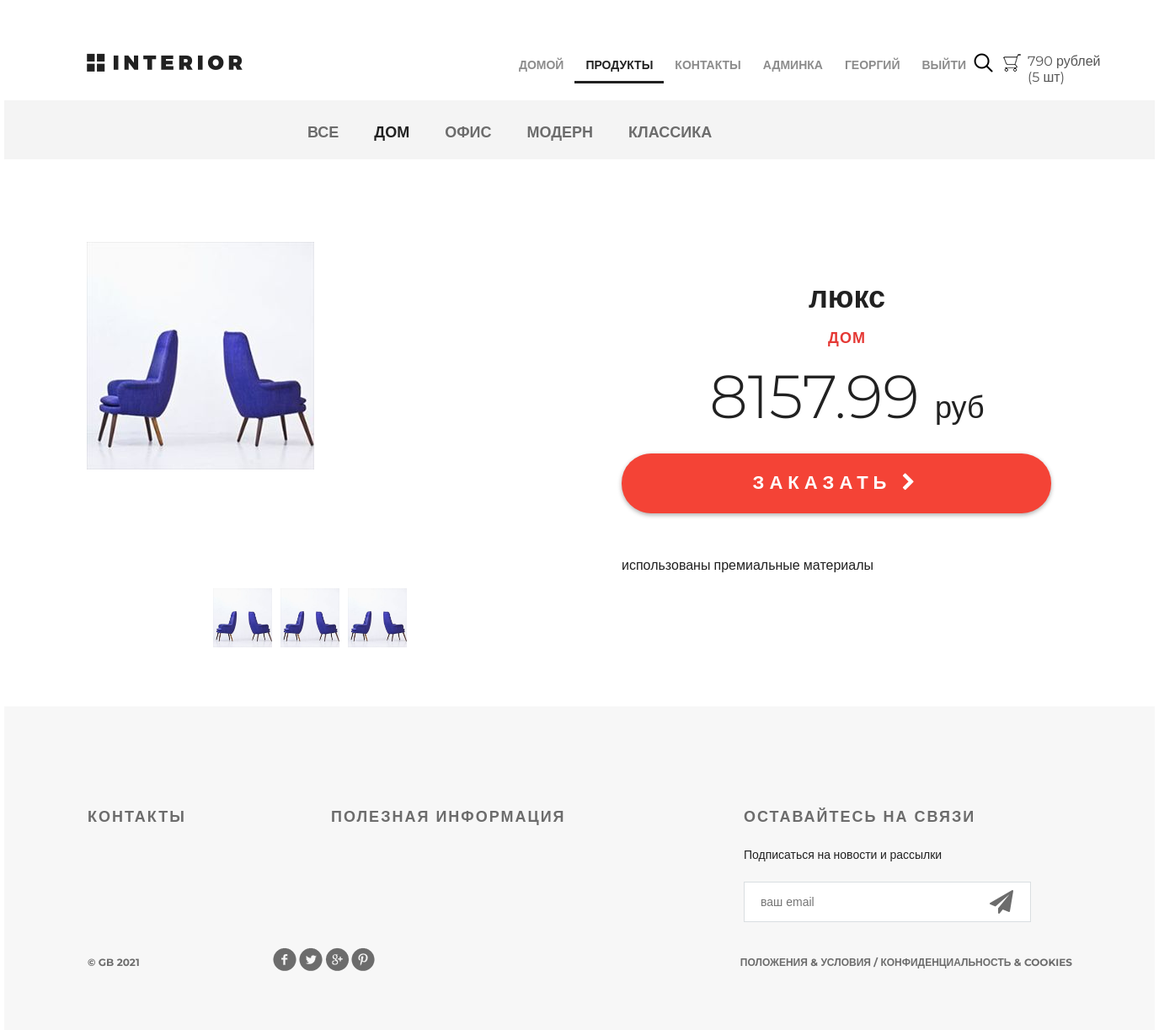
The app's page /products/product/1/ (signed in), older data.
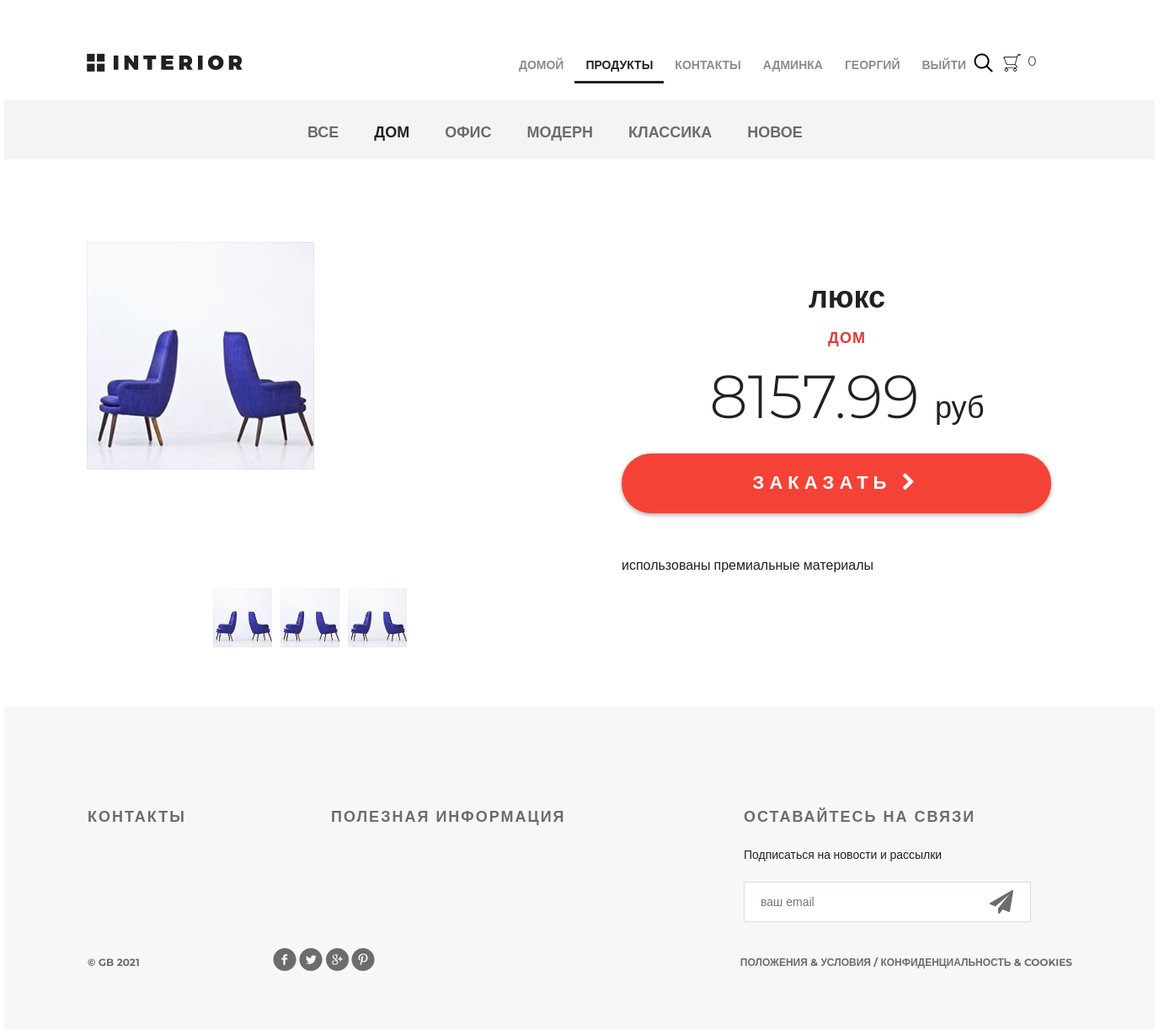
The same page, newer data.
### basketapp/models.py (models this page shows)
class Basket(models.Model):
    user = models.ForeignKey(settings.AUTH_USER_MODEL, on_delete=models.CASCADE, related_name='basket')
    product = models.ForeignKey(Product, on_delete=models.CASCADE)
    quantity = models.PositiveSmallIntegerField(default=0)
    created_at = models.DateField(auto_now_add=True)
    @property
    def cost_product(self):
        return self.product.price * self.quantity
    @property
    def total_quantity(self):
        items = Basket.objects.filter(user=self.user)
        _total_quantity = sum(list(map(lambda x: x.quantity, items)))
        return _total_quantity
    @property
    def total_cost(self):
        items = Basket.objects.filter(user=self.user)
        _total_cost = sum(list(map(lambda x: x.cost_product, items)))
        return _total_cost

### authapp/models.py (models this page shows, shortened)
class ShopUser(AbstractUser):
    avatar = models.ImageField(upload_to='users', blank=True)
    age = models.PositiveSmallIntegerField(default=18, verbose_name='Возраст')

### mainapp/models.py (models this page shows, shortened)
class Product(models.Model):
    category = models.ForeignKey(ProductCategory, on_delete=models.CASCADE)
    name = models.CharField(max_length=128, verbose_name='Название')
    image = models.ImageField(upload_to='products_images', blank=True)
    short_desc = models.CharField(max_length=255, blank=True)
    description = models.TextField(verbose_name='Описание')
    price = models.DecimalField(max_digits=8, decimal_places=2, verbose_name='Цена', default=0)
    quantity = models.PositiveSmallIntegerField(default=0, verbose_name='Количество')
    is_active = models.BooleanField(default=True)
    class Meta:
        verbose_name = 'продукт'
        verbose_name_plural = 'продукты'

class ProductCategory(models.Model):
    name = models.CharField(max_length=64, unique=True, verbose_name='Название')
    description = models.TextField(verbose_name='Описание')
    is_active = models.BooleanField(default=True)
    class Meta:
        verbose_name = 'категория'
        verbose_name_plural = 'категории'

### mainapp/views.py (the view)
# urls.py: path('product/<int:pk>/', mainapp.product, name='product'),
def product(request, pk):
    links_menu = ProductCategory.objects.filter(is_active=True)
    context = {
        'basket': user_basket(request.user),
        'links_menu': links_menu,
        'product': get_object_or_404(Product, pk=pk)
    }
    return render(request, 'mainapp/product.html', context)

### mainapp/views.py (called while the page is built)
def user_basket(user):
    if user.is_authenticated:
        return Basket.objects.filter(user=user)

### mainapp/templates/mainapp/product.html (shortened to what this page needs)
{% extends 'mainapp/base.html' %}
{% load static %}
{% block content %}
    <div class="hero-white">
        <div class="header clearfix">
            {% include 'mainapp/includes/inc_main_menu.html' %}
        </div>
    </div>
    <div class="details">
        {% include 'mainapp/includes/inc_products_menu.html' %}
        <div class="details-products">
            <div class="details-slider">
                <div class="slider-product">
                    <img src="/media/{{ product.image }}">
                </div>
                <div class="slider-control">
                    <div class="block">
                        <a href="#"><img src="/media/{{ product.image }}" alt="">
                        </a>
                    </div>
                    <div class="block">
                        <a href="#"><img src="/media/{{ product.image }}" alt="">
                        </a>
                    </div>
                    <div class="block">
                        <a href="#"><img src="/media/{{ product.image }}" alt="">
                        </a>
                    </div>
                </div>
            </div>
            <div class="description">
                <h3 class="big-bold">{{ product.name }}</h3>
                <h3 class="red">{{ product.category.name }}</h3>
                <p class="price"> {{ product.price }} <span>руб</span></p>
                <a href="{% url 'basketapp:basket_add' product.pk %}" class="red-button">
                    заказать <i class="fa fa-chevron-right" aria-hidden="true"></i>
                </a>
                <div class="description-text">
                    <p>{{ product.short_desc }}</p>
                </div>
            </div>
        </div>
    </div>
{% endblock %}

### mainapp/templates/mainapp/includes/inc_main_menu.html
{% load static %}
<a href="{% url 'index' %}" class="logo"></a>
<ul class="menu">
    <li><a href="{% url 'index' %}"
           class="{% if request.resolver_match.url_name == 'index' %}active{% endif %}">домой</a></li>
    <li><a href="{% url 'products:products' %}"
           class="{% if request.resolver_match.namespace == 'products' %}active{% endif %}">продукты</a></li>
    <li><a href="{% url 'contact' %}" class="{% if request.resolver_match.url_name == 'contact' %}active{% endif %}">контакты</a>
    </li>
    {% if user.is_authenticated %}
        {% if user.is_superuser %}
            <li><a href="{% url 'adminapp:users' %}">Админка</a></li>
        {% endif %}
        <li><a href="{% url 'authapp:edit' %}">{% if user.first_name %} {{ user.first_name }} {% else %}
            Пользователь{% endif %}</a></li>
        <li><a href="{% url 'authapp:logout' %}">выйти</a></li>
    {% else %}
        <li><a href="{% url 'authapp:register' %}">регистрация</a></li>
        <li><a href="{% url 'authapp:login' %}">войти</a></li>
    {% endif %}
</ul>
<a href="#" class="search"></a>
<a href="{% url 'basketapp:basket' %}" class="basket">
<span>
    {% if basket %}
        {{ basket.0.total_cost|floatformat:0 }} рублей
        <br>
        ({{ basket.0.total_quantity }} шт)
    {% else %} 0
    {% endif %}
</span>
</a>

### mainapp/templates/mainapp/includes/inc_products_menu.html
<div class="links clearfix">
  <ul class="links-menu">
    <li><a href="{% url 'products:category' 0 %}" class="{% if request.resolver_match.kwargs.pk == 0 %}active{% endif %}">Все</a></li>
    {% for item in links_menu %}
      <li><a href="{% url 'products:category' item.pk %}" class="{% if request.resolver_match.kwargs.pk == item.pk %}active{% endif %}">{{item.name}}</a></li>
    {% endfor %}
  </ul>
</div>

Row changes from the older to the newer data that the page shows:
removed Basket: user+product+quantity "790", user+quantity "5"
added ProductCategory: name "НОВОЕ"
Text that changed along with them:
text no longer shown: "рублей ( шт)"
text now shown: "0"
